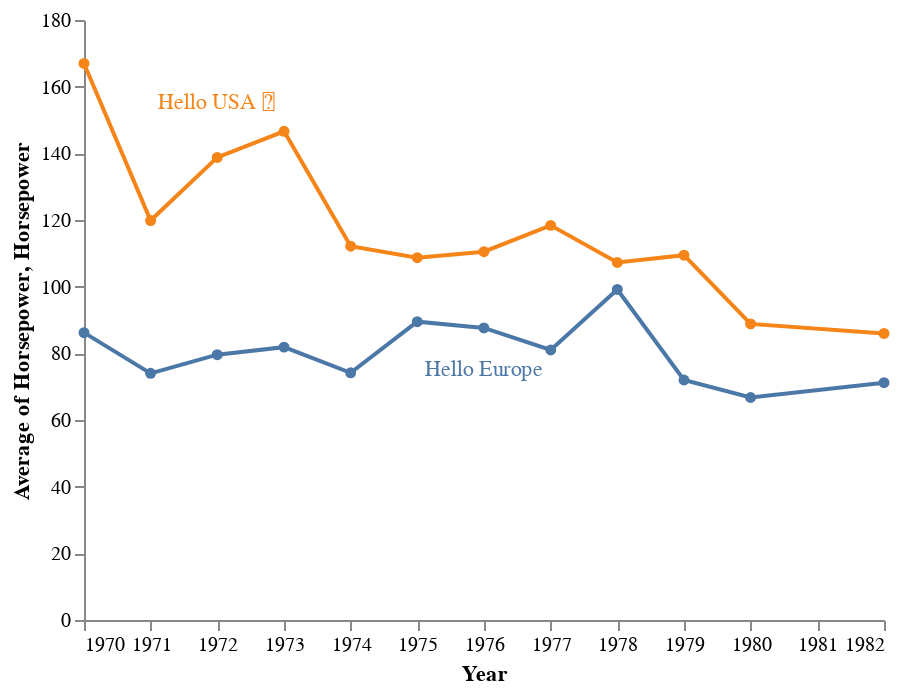

Source (notebook cell):
### Code cell
text = alt.Chart(df_text).mark_text().encode(
  x='Year:T',
  y='Horsepower:Q',
  text='note:N',
  color='Origin'
)

chart2 = line + text

chart2.configure_view(strokeWidth=0).configure_axis(grid=False)

### Figure 1 — Vega-Lite specification as saved in the notebook (floating-point values rounded to 4 significant figures; data arrays with more than 128 entries replaced by an {"elided": "..."} marker saying what was removed)
{"config": {"view": {"continuousWidth": 400, "continuousHeight": 300, "strokeWidth": 0}, "axis": {"grid": false}}, "layer": [{"data": {"name": "data-faf2d931da384d3e9c1c4cc2202f489b"}, "mark": {"type": "line", "point": true}, "encoding": {"color": {"field": "Origin", "legend": null, "type": "nominal"}, "tooltip": [{"field": "Year", "type": "temporal"}, {"aggregate": "average", "field": "Horsepower", "type": "quantitative"}], "x": {"field": "Year", "type": "temporal"}, "y": {"aggregate": "average", "field": "Horsepower", "type": "quantitative"}}}, {"data": {"name": "data-c33cffd058df4b01f66afdeca5c4d8d9"}, "mark": "text", "encoding": {"color": {"field": "Origin", "type": "nominal"}, "text": {"field": "note", "type": "nominal"}, "x": {"field": "Year", "type": "temporal"}, "y": {"field": "Horsepower", "type": "quantitative"}}}], "$schema": "https://vega.github.io/schema/vega-lite/v4.17.0.json", "datasets": {"data-faf2d931da384d3e9c1c4cc2202f489b": {"elided": "313 records"}, "data-c33cffd058df4b01f66afdeca5c4d8d9": [{"Year": "1972-01-01", "Horsepower": 155, "Origin": "USA", "note": "Hello USA 🎉"}, {"Year": "1976-01-01", "Horsepower": 75, "Origin": "Europe", "note": "Hello Europe"}]}}
